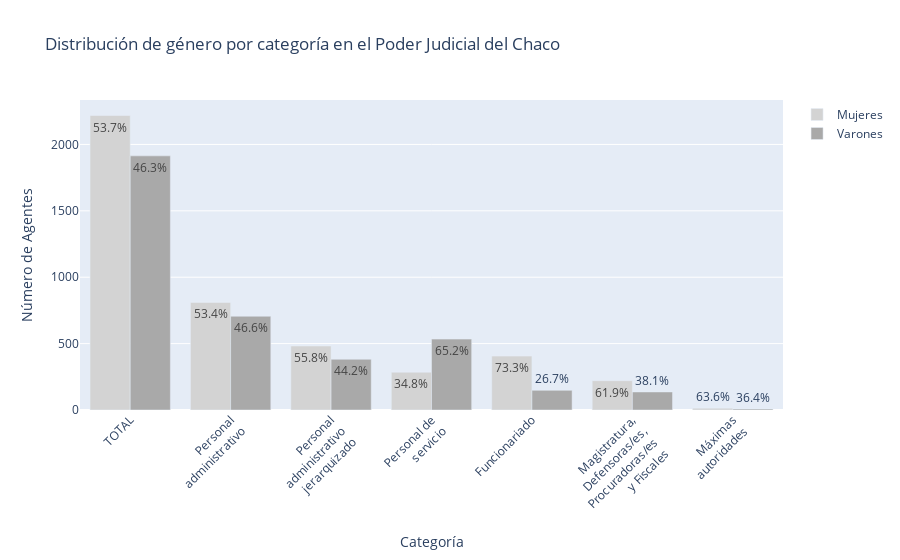

The notebook cell saved with this chart:
### Code cell
def split_label(label, max_length = 15):
    """Divide una etiqueta en múltiples líneas si excede una longitud máxima"""
    words = label.split()
    lines = []
    current_line = words[0]
    for word in words[1:]:
        if len(current_line) + len(word) + 1 > max_length:
            lines.append(current_line)
            current_line = word
        else:
            current_line += ' ' + word
    lines.append(current_line)
    return '<br>'.join(lines)

# Ordenar las categorías según el total
ordered_cats = distribucion_genero_por_categoria['total'].sort_values(ascending=False).index

# Filtrar los datos según el orden de las categorías
distribucion_ordered = distribucion_genero_por_categoria.loc[ordered_cats]

# Datos
categorias = [split_label(cat) for cat in distribucion_ordered.index]
mujeres_values = distribucion_ordered['f'].values
varones_values = distribucion_ordered['m'].values

# Porcentajes
total_values = distribucion_ordered['total'].values
mujeres_pct = 100 * mujeres_values / total_values
varones_pct = 100 * varones_values / total_values

# Crear el gráfico de barras agrupadas
fig = go.Figure()

# Agregar barras de Mujeres
fig.add_trace(go.Bar(
    x=categorias,
    y=mujeres_values,
    name='Mujeres',
    marker_color='#D3D3D3',
    text=[f"{val:.1f}%" for val in mujeres_pct],  # Porcentajes a mostrar
    textposition='auto'
))

# Agregar barras de Varones
fig.add_trace(go.Bar(
    x=categorias,
    y=varones_values,
    name='Varones',
    marker_color='#A9A9A9',
    text=[f"{val:.1f}%" for val in varones_pct],  # Porcentajes a mostrar
    textposition='auto'
))

# Configuración adicional
fig.update_layout(
    title_text='Distribución de género por categoría en el Poder Judicial del Chaco',
    xaxis_title='Categoría',
    yaxis_title='Número de Agentes',
    barmode='group',  # Modo de barras agrupadas
    xaxis_tickangle=-45,  # Rotar etiquetas del eje x para mejor visualización
)

# Mostrar el gráfico
fig.show()
# Guardar en diferentes formatos
base_ruta = "/home/pablo/web_scrap_genero_jusch/imagenes/Distribución_género_categoría_PJChaco_bar"
fig.write_image(base_ruta + ".jpeg")
fig.write_image(base_ruta + ".pdf")
fig.write_html(base_ruta + ".html")

### Figure 1 — Plotly figure (JSON) as saved in the notebook; plotly's stock layout.template omitted (floating-point values rounded to 4 significant figures)
{"data": [{"marker": {"color": "#D3D3D3"}, "name": "Mujeres", "text": ["53.7%", "53.4%", "55.8%", "34.8%", "73.3%", "61.9%", "63.6%"], "textposition": "auto", "type": "bar", "x": ["TOTAL", "Personal<br>administrativo", "Personal<br>administrativo<br>jerarquizado", "Personal de<br>servicio", "Funcionariado", "Magistratura,<br>Defensoras/es,<br>Procuradoras/es<br>y Fiscales", "Máximas<br>autoridades"], "y": [2218, 810, 482, 285, 406, 221, 14]}, {"marker": {"color": "#A9A9A9"}, "name": "Varones", "text": ["46.3%", "46.6%", "44.2%", "65.2%", "26.7%", "38.1%", "36.4%"], "textposition": "auto", "type": "bar", "x": ["TOTAL", "Personal<br>administrativo", "Personal<br>administrativo<br>jerarquizado", "Personal de<br>servicio", "Funcionariado", "Magistratura,<br>Defensoras/es,<br>Procuradoras/es<br>y Fiscales", "Máximas<br>autoridades"], "y": [1914, 706, 382, 534, 148, 136, 8]}], "layout": {"barmode": "group", "title": {"text": "Distribución de género por categoría en el Poder Judicial del Chaco"}, "xaxis": {"tickangle": -45, "title": {"text": "Categoría"}}, "yaxis": {"title": {"text": "Número de Agentes"}}}}
